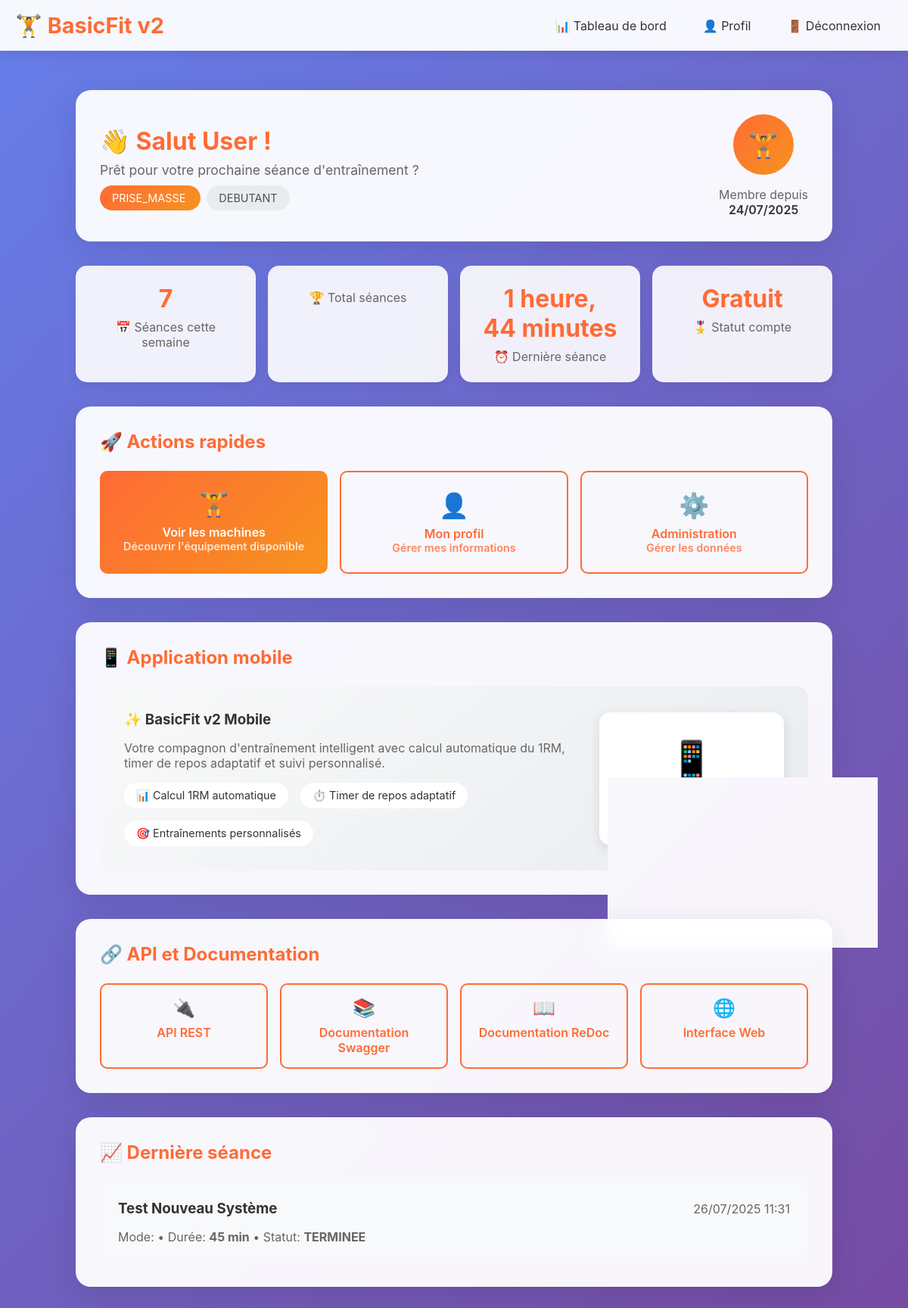
Page /api/users/dashboard/ (signed in) on the committed database.
### apps/users/models.py (models this page shows, shortened)
class User(AbstractUser):
    OBJECTIFS_SPORTIFS = [
        ('PRISE_MASSE', 'Prise de masse'),
        ('SECHE', 'Sèche'),
        ('FORCE', 'Force'),
        ('ENDURANCE', 'Endurance'),
        ('REMISE_FORME', 'Remise en forme'),
        ('PERFORMANCE', 'Performance'),
    ]
    NIVEAUX_EXPERIENCE = [
        ('DEBUTANT', 'Débutant'),
        ('INTERMEDIAIRE', 'Intermédiaire'),
        ('AVANCE', 'Avancé'),
        ('EXPERT', 'Expert'),
    ]
    email = models.EmailField(
        unique=True,
        verbose_name="Email"
    )
    prenom = models.CharField(
        max_length=30,
        verbose_name="Prénom"
    )
    nom = models.CharField(
        max_length=30,
        verbose_name="Nom"
    )
    telephone = models.CharField(
        max_length=15,
        blank=True,
        validators=[RegexValidator(
            regex=r'^\+?1?\d{9,15}$',
            message="Le numéro de téléphone doit être au format: '+999999999'. Jusqu'à 15 chiffres autorisés."
        )],
        verbose_name="Téléphone"
    )
    date_naissance = models.DateField(
        null=True,
        blank=True,
        verbose_name="Date de naissance"
    )
    poids = models.FloatField(
        null=True,
        blank=True,
        help_text="Poids en kg",
        verbose_name="Poids (kg)"
    )
    taille = models.FloatField(
        null=True,
        blank=True,
        help_text="Taille en cm",
        verbose_name="Taille (cm)"
    )
    objectif_sportif = models.CharField(
        max_length=20,
        choices=OBJECTIFS_SPORTIFS,
        default='REMISE_FORME',
        verbose_name="Objectif sportif"
    )
    niveau_experience = models.CharField(
        max_length=15,
        choices=NIVEAUX_EXPERIENCE,
        default='DEBUTANT',
        verbose_name="Niveau d'expérience"
    )
    mode_entrainement_prefere = models.ForeignKey(
        'core.ModeEntrainement',
        on_delete=models.SET_NULL,
        null=True,
        blank=True,
        verbose_name="Mode d'entraînement préféré"
    )
    photo_profil = models.ImageField(
        upload_to='profiles/',
        blank=True,
        null=True,
        verbose_name="Photo de profil"
    )
    est_premium = models.BooleanField(
        default=False,
        verbose_name="Compte premium"
    )
    date_inscription_salle = models.DateField(
        null=True,
        blank=True,
        verbose_name="Date d'inscription en salle"
    )
    salle_frequentee = models.CharField(
        max_length=100,
        blank=True,
        verbose_name="Salle fréquentée"
    )
    notifications_actives = models.BooleanField(
        default=True,
        verbose_name="Notifications actives"
    )
    notification_rappel_entrainement = models.BooleanField(
        default=True,
        verbose_name="Rappel d'entraînement"
    )
    notification_progression = models.BooleanField(
        default=True,
        verbose_name="Notification de progression"
    )
    derniere_connexion_app = models.DateTimeField(
        null=True,
        blank=True,
        verbose_name="Dernière connexion"
    )
    est_actif = models.BooleanField(
        default=True,
        verbose_name="Compte actif"
    )
    USERNAME_FIELD = 'email'
    REQUIRED_FIELDS = ['prenom', 'nom']
    class Meta:
        verbose_name = "Utilisateur"
        verbose_name_plural = "Utilisateurs"
        ordering = ['-date_joined']

### apps/workouts/models.py (models this page shows, shortened)
class SeanceEntrainement(TimeStampedModel):
    STATUTS_SEANCE = [
        ('PLANIFIEE', 'Planifiée'),
        ('EN_COURS', 'En cours'),
        ('TERMINEE', 'Terminée'),
        ('ANNULEE', 'Annulée'),
        ('SUSPENDUE', 'Suspendue'),
    ]
    utilisateur = models.ForeignKey(
        User,
        on_delete=models.CASCADE,
        related_name='seances',
        verbose_name="Utilisateur"
    )
    mode_entrainement = models.ForeignKey(
        ModeEntrainement,
        on_delete=models.SET_NULL,
        null=True,
        verbose_name="Mode d'entraînement"
    )
    nom = models.CharField(
        max_length=100,
        blank=True,
        verbose_name="Nom de la séance"
    )
    description = models.TextField(
        blank=True,
        verbose_name="Description"
    )
    date_prevue = models.DateTimeField(
        verbose_name="Date prévue"
    )
    date_debut = models.DateTimeField(
        null=True,
        blank=True,
        verbose_name="Date de début"
    )
    date_fin = models.DateTimeField(
        null=True,
        blank=True,
        verbose_name="Date de fin"
    )
    duree_prevue = models.PositiveIntegerField(
        default=60,
        help_text="Durée prévue en minutes",
        verbose_name="Durée prévue (min)"
    )
    statut = models.CharField(
        max_length=15,
        choices=STATUTS_SEANCE,
        default='PLANIFIEE',
        verbose_name="Statut"
    )
    note_ressenti = models.PositiveIntegerField(
        null=True,
        blank=True,
        validators=[MinValueValidator(1), MaxValueValidator(10)],
        help_text="Note de ressenti de 1 à 10",
        verbose_name="Note de ressenti"
    )
    note_difficulte = models.PositiveIntegerField(
        null=True,
        blank=True,
        validators=[MinValueValidator(1), MaxValueValidator(10)],
        help_text="Note de difficulté de 1 à 10",
        verbose_name="Note de difficulté"
    )
    commentaire = models.TextField(
        blank=True,
        verbose_name="Commentaire"
    )
    poids_utilisateur = models.FloatField(
        null=True,
        blank=True,
        help_text="Poids au moment de la séance en kg",
        verbose_name="Poids (kg)"
    )
    frequence_cardiaque_repos = models.PositiveIntegerField(
        null=True,
        blank=True,
        help_text="Fréquence cardiaque au repos",
        verbose_name="FC repos (bpm)"
    )
    frequence_cardiaque_max = models.PositiveIntegerField(
        null=True,
        blank=True,
        help_text="Fréquence cardiaque maximale atteinte",
        verbose_name="FC max (bpm)"
    )
    volume_total = models.FloatField(
        default=0.0,
        help_text="Volume total de la séance (poids × reps × séries)",
        verbose_name="Volume total"
    )
    tonnage_total = models.FloatField(
        default=0.0,
        help_text="Tonnage total soulevé en kg",
        verbose_name="Tonnage total (kg)"
    )
    nombre_exercices = models.PositiveIntegerField(
        default=0,
        verbose_name="Nombre d'exercices"
    )
    nombre_series_totales = models.PositiveIntegerField(
        default=0,
        verbose_name="Nombre de séries totales"
    )
    salle = models.CharField(
        max_length=100,
        blank=True,
        verbose_name="Salle"
    )
    partenaire_entrainement = models.CharField(
        max_length=100,
        blank=True,
        verbose_name="Partenaire d'entraînement"
    )
    temperature = models.FloatField(
        null=True,
        blank=True,
        help_text="Température en degrés Celsius",
        verbose_name="Température (°C)"
    )
    class Meta:
        verbose_name = "Séance d'entraînement"
        verbose_name_plural = "Séances d'entraînement"
        ordering = ['-date_prevue']
        indexes = [
            models.Index(fields=['utilisateur', 'date_prevue']),
            models.Index(fields=['statut']),
        ]

### apps/users/views.py (the view)
# urls.py: path('dashboard/', views.dashboard_view, name='dashboard'),
@login_required
def dashboard_view(request):
    from apps.workouts.models import SeanceEntrainement
    from django.utils import timezone
    from datetime import timedelta
    user = request.user
    now = timezone.now()
    seances_cette_semaine = SeanceEntrainement.objects.filter(
        utilisateur=user,
        date_debut__gte=now - timedelta(days=7),
        statut='TERMINEE'
    ).count()
    derniere_seance = SeanceEntrainement.objects.filter(
        utilisateur=user,
        statut='TERMINEE'
    ).order_by('-date_debut').first()
    context = {
        'user': user,
        'seances_cette_semaine': seances_cette_semaine,
        'derniere_seance': derniere_seance
    }
    return render(request, 'users/dashboard.html', context)

### templates/users/dashboard.html (shortened to what this page needs)
{% extends 'base.html' %}
{% block content %}
<div style="max-width: 1000px; margin: 0 auto;">
    <div class="card">
        <div style="display: flex; align-items: center; gap: 2rem; flex-wrap: wrap;">
            <div style="flex: 1; min-width: 250px;">
                <h1 style="color: #FF6B35; margin-bottom: 0.5rem;">
                    👋 Salut {{ user.prenom }} !
                </h1>
                <p style="color: #666; font-size: 1.1rem;">
                    Prêt pour votre prochaine séance d'entraînement ?
                </p>
                <div style="margin-top: 1rem;">
                    <span style="background: linear-gradient(135deg, #FF6B35, #F7931E); color: white; padding: 0.5rem 1rem; border-radius: 20px; font-size: 0.9rem;">
                        {{ user.objectif_sportif|default:"Objectif non défini" }}
                    </span>
                    <span style="background: #e9ecef; color: #495057; padding: 0.5rem 1rem; border-radius: 20px; font-size: 0.9rem; margin-left: 0.5rem;">
                        {{ user.niveau_experience|default:"Niveau non défini" }}
                    </span>
                </div>
            </div>
            <div style="text-align: center;">
                <div style="width: 80px; height: 80px; background: linear-gradient(135deg, #FF6B35, #F7931E); border-radius: 50%; display: flex; align-items: center; justify-content: center; color: white; font-size: 2rem; margin: 0 auto 1rem;">
                    🏋️
                </div>
                <div style="color: #666;">Membre depuis</div>
                <div style="font-weight: 600; color: #333;">{{ user.date_joined|date:"d/m/Y" }}</div>
            </div>
        </div>
    </div>
    <div class="stats-grid">
        <div class="stat-card">
            <div class="stat-number">{{ seances_cette_semaine }}</div>
            <div class="stat-label">📅 Séances cette semaine</div>
        </div>
        <div class="stat-card">
            <div class="stat-label">🏆 Total séances</div>
        </div>
        <div class="stat-card">
            <div class="stat-number">{% if derniere_seance %}{{ derniere_seance.date_debut|timesince|cut:" ago" }}{% else %}Jamais{% endif %}</div>
            <div class="stat-label">⏰ Dernière séance</div>
        </div>
        <div class="stat-card">
            <div class="stat-number">{% if user.est_premium %}Premium{% else %}Gratuit{% endif %}</div>
            <div class="stat-label">🎖️ Statut compte</div>
        </div>
    </div>
    <div class="card">
        <h2 style="color: #FF6B35; margin-bottom: 1.5rem;">🚀 Actions rapides</h2>
        <div style="display: grid; grid-template-columns: repeat(auto-fit, minmax(250px, 1fr)); gap: 1rem;">
            <a href="/api/machines/" class="btn" style="text-decoration: none; padding: 1.5rem; text-align: center;">
                <div style="font-size: 2rem; margin-bottom: 0.5rem;">🏋️</div>
                <div style="font-weight: 600;">Voir les machines</div>
                <div style="font-size: 0.9rem; opacity: 0.8;">Découvrir l'équipement disponible</div>
            </a>
            <a href="{% url 'users:profile' %}" class="btn btn-outline" style="text-decoration: none; padding: 1.5rem; text-align: center;">
                <div style="font-size: 2rem; margin-bottom: 0.5rem;">👤</div>
                <div style="font-weight: 600;">Mon profil</div>
                <div style="font-size: 0.9rem; opacity: 0.8;">Gérer mes informations</div>
            </a>
            <a href="/admin/" class="btn btn-outline" style="text-decoration: none; padding: 1.5rem; text-align: center;">
                <div style="font-size: 2rem; margin-bottom: 0.5rem;">⚙️</div>
                <div style="font-weight: 600;">Administration</div>
                <div style="font-size: 0.9rem; opacity: 0.8;">Gérer les données</div>
            </a>
        </div>
    </div>
    <div class="card">
        <h2 style="color: #FF6B35; margin-bottom: 1.5rem;">📱 Application mobile</h2>
        <div style="background: linear-gradient(135deg, #f8f9fa, #e9ecef); padding: 2rem; border-radius: 15px;">
            <div style="display: flex; align-items: center; gap: 2rem; flex-wrap: wrap;">
                <div style="flex: 1; min-width: 250px;">
                    <h3 style="color: #333; margin-bottom: 1rem;">✨ BasicFit v2 Mobile</h3>
                    <p style="color: #666; margin-bottom: 1rem;">
                        Votre compagnon d'entraînement intelligent avec calcul automatique du 1RM,
                        timer de repos adaptatif et suivi personnalisé.
                    </p>
                    <div style="display: flex; gap: 1rem; flex-wrap: wrap;">
                        <div style="background: white; padding: 0.5rem 1rem; border-radius: 20px; font-size: 0.9rem;">
                            📊 Calcul 1RM automatique
                        </div>
                        <div style="background: white; padding: 0.5rem 1rem; border-radius: 20px; font-size: 0.9rem;">
                            ⏱️ Timer de repos adaptatif
                        </div>
                        <div style="background: white; padding: 0.5rem 1rem; border-radius: 20px; font-size: 0.9rem;">
                            🎯 Entraînements personnalisés
                        </div>
                    </div>
                </div>
                <div style="text-align: center;">
                    <div style="background: white; padding: 2rem; border-radius: 15px; box-shadow: 0 5px 15px rgba(0,0,0,0.1);">
                        <div style="font-size: 3rem; margin-bottom: 1rem;">📱</div>
                        <div style="font-weight: 600; color: #333;">Application Android</div>
                        <div style="color: #666; font-size: 0.9rem;">Compilez et installez l'APK</div>
                    </div>
                </div>
            </div>
        </div>
    </div>
    <div class="card">
        <h2 style="color: #FF6B35; margin-bottom: 1.5rem;">🔗 API et Documentation</h2>
        <div style="display: grid; grid-template-columns: repeat(auto-fit, minmax(200px, 1fr)); gap: 1rem;">
            <a href="/api/" class="btn btn-outline" style="text-decoration: none; text-align: center; padding: 1rem;">
                <div style="font-size: 1.5rem; margin-bottom: 0.5rem;">🔌</div>
                <div>API REST</div>
            </a>
            <a href="/api/docs/" class="btn btn-outline" style="text-decoration: none; text-align: center; padding: 1rem;">
                <div style="font-size: 1.5rem; margin-bottom: 0.5rem;">📚</div>
                <div>Documentation Swagger</div>
            </a>
            <a href="/api/redoc/" class="btn btn-outline" style="text-decoration: none; text-align: center; padding: 1rem;">
                <div style="font-size: 1.5rem; margin-bottom: 0.5rem;">📖</div>
                <div>Documentation ReDoc</div>
            </a>
            <a href="http://localhost:3000" class="btn btn-outline" style="text-decoration: none; text-align: center; padding: 1rem;">
                <div style="font-size: 1.5rem; margin-bottom: 0.5rem;">🌐</div>
                <div>Interface Web</div>
            </a>
        </div>
    </div>
    {% if derniere_seance %}
    <div class="card">
        <h2 style="color: #FF6B35; margin-bottom: 1.5rem;">📈 Dernière séance</h2>
        <div style="background: #f8f9fa; padding: 1.5rem; border-radius: 15px;">
            <div style="display: flex; justify-content: space-between; align-items: center; margin-bottom: 1rem;">
                <h3 style="color: #333;">{{ derniere_seance.nom }}</h3>
                <span style="color: #666;">{{ derniere_seance.date_debut|date:"d/m/Y H:i" }}</span>
            </div>
            <p style="color: #666;">
                Mode: <strong>{{ derniere_seance.mode_entrainement.nom }}</strong> •
                Durée: <strong>{{ derniere_seance.duree_prevue }} min</strong> •
                Statut: <strong>{{ derniere_seance.statut }}</strong>
            </p>
        </div>
    </div>
    {% endif %}
</div>
{% endblock %}

### rows in the picture
User: prenom "User", objectif_sportif "PRISE_MASSE", niveau_experience "DEBUTANT", date_joined "24/07/2025"
SeanceEntrainement: date_debut "1 heure, 44 minutes", nom "Test Nouveau Système", date_debut "26/07/2025 11:31", duree_prevue "45", statut "TERMINEE"

### other values in the picture
{{ seances_cette_semaine }} "7"
